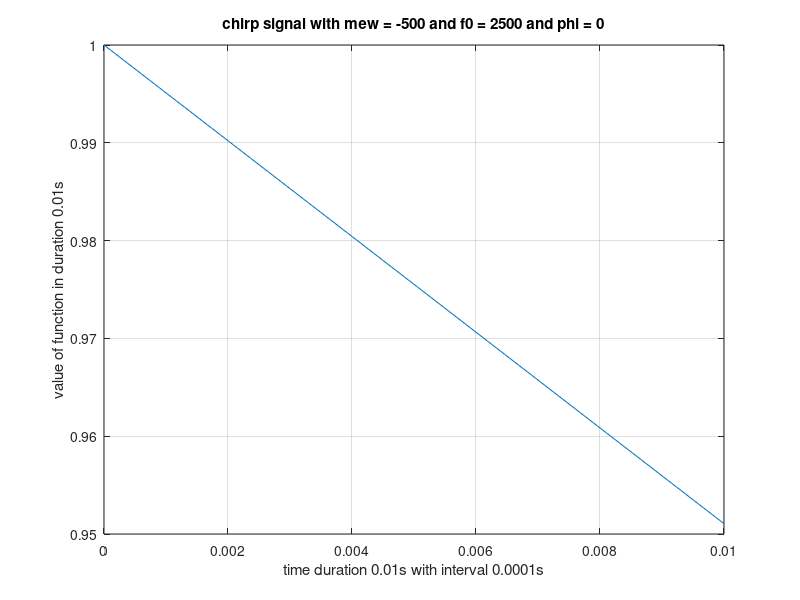

The MATLAB source for this figure:
T = 0.01;
f0 = 2500;
mew = -500;
fnew = 500;
mewnew = 500;
t = (0:T:2.0);
phi = 0;
x5 = cos((2 * pi * mewnew * t .* t) + (2 * pi * fnew * t) + phi);

yAxis = (x5(1:(0.01/T) + 1));
times = (0:T:0.01);

plot(times, yAxis);
xlabel('time duration 0.01s with interval 0.0001s');
ylabel('value of function in duration 0.01s');
title('chirp signal with mew = -500 and f0 = 2500 and phi = 0');
grid ON;

soundsc(x5, 1/T);

